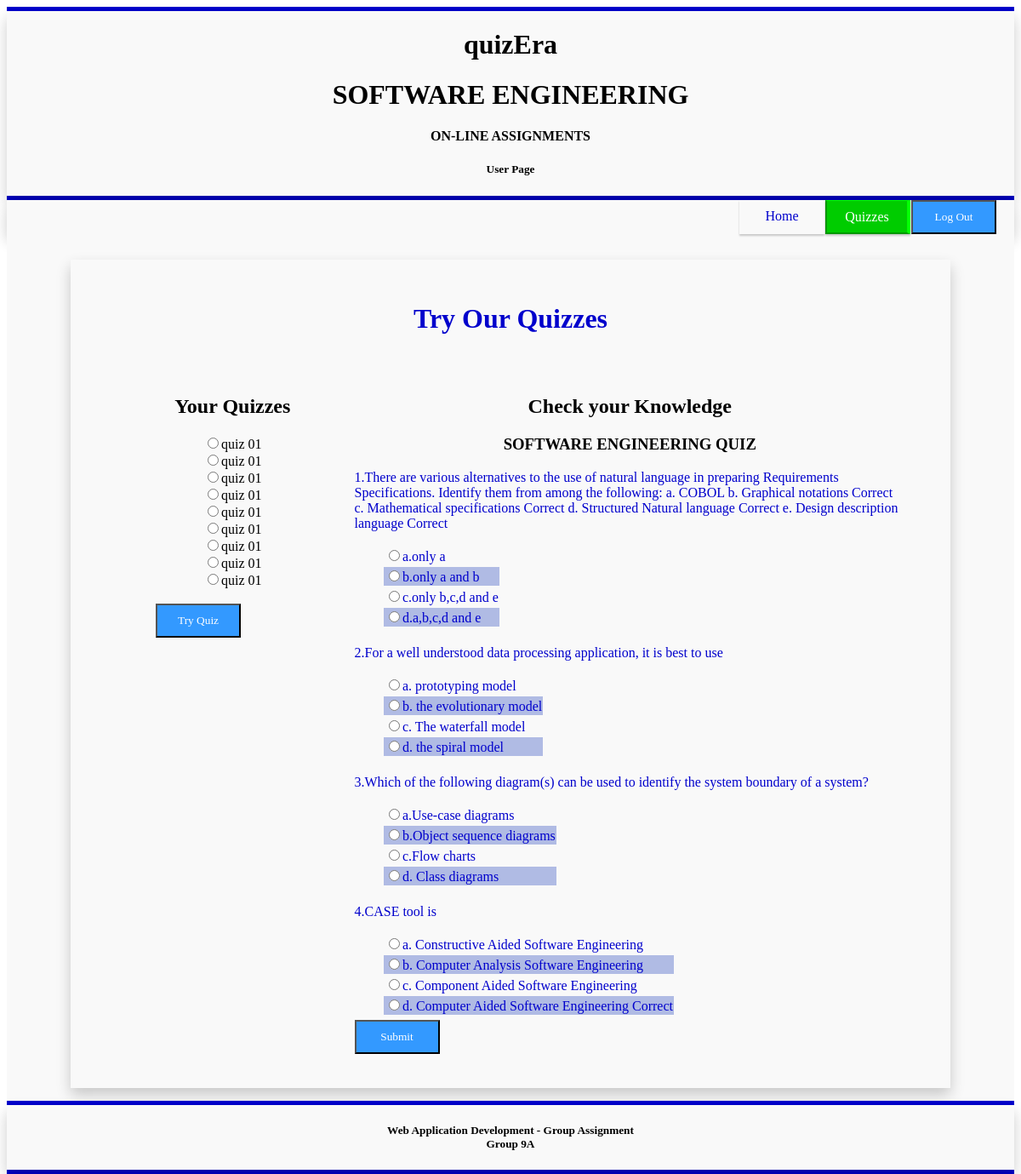
Screenshot of /views/quizzes.php with the database file from the repository.
### tables this page shows
CREATE TABLE `questions` (
  `question_id` varchar(12) NOT NULL,
  `question` varchar(1024) NOT NULL,
  `answer_01` varchar(255) NOT NULL,
  `answer_02` varchar(255) NOT NULL,
  `answer_03` varchar(255) NOT NULL,
  `answer_04` varchar(255) NOT NULL,
  `correct_answer` varchar(255) NOT NULL,
  `quiz_id` varchar(12) NOT NULL
);

### views/quizzes.php (the view, shortened to what this page needs)
<?php include("../includes/user_header.php") ?>
<?php include("../includes/navigations/us_active_quizzes.php") ?>
<?php include("../config/config.php") ?>
<div class="col-b-1">
	<div class="col-c-1">
		<h1 class="cont"> Try Our Quizzes</h1>
			<div class="col-c-4">
				<h2>Your Quizzes</h2>
					<form method="post" action="">
						<input type="radio" name="quiz" value="quiz1">quiz 01 <br/>
						<input type="radio" name="quiz" value="quiz1">quiz 01 <br/>
						<input type="radio" name="quiz" value="quiz1">quiz 01 <br/>
						<input type="radio" name="quiz" value="quiz1">quiz 01 <br/>
						<input type="radio" name="quiz" value="quiz1">quiz 01 <br/>
						<input type="radio" name="quiz" value="quiz1">quiz 01 <br/>
						<input type="radio" name="quiz" value="quiz1">quiz 01 <br/>
						<input type="radio" name="quiz" value="quiz1">quiz 01 <br/>
						<input type="radio" name="quiz" value="quiz1">quiz 01 <br/>
						<br/>
						<input type="submit" name="try" value="Try Quiz">&nbsp
					</form>
			</div>
			<div class="col-c-5">
					<h2>Check your Knowledge</h2>
					<h3> SOFTWARE ENGINEERING QUIZ</h3>
					<form method="post" action="review.php">
					<?php
					$res = mysqli_query($connect, "select * from questions ORDER BY RAND() limit 10") or die(mysql_error());
					$i=1;
                         while($result=mysqli_fetch_array($res)){?>
                             <div id='question<?php echo $i;?>' class='cont'>
                             <p class='questions' id="qname<?php echo $i;?>"> <?php echo $i?>.<?php echo $result['question'];?></p>
                             <table class="question-table">
                               <tr>
                                 <td>
                                   <input type="radio" value="1" id='radio1_<?php echo $result['question_id'];?>' name='<?php echo $result['question_id'];?>'/><?php echo $result['answer_01'];?>
                                 </td>
                               </tr>
                               <tr>
                                 <td>
                                   <input type="radio" value="2" id='radio1_<?php echo $result['question_id'];?>' name='<?php echo $result['question_id'];?>'/><?php echo $result['answer_02'];?>
                                 </td>
                               </tr>
                               <tr>
                                 <td>
                                   <input type="radio" value="3" id='radio1_<?php echo $result['question_id'];?>' name='<?php echo $result['question_id'];?>'/><?php echo $result['answer_03'];?>
                                 </td>
                               </tr>
                               <tr>
                                 <td>
                                   <input type="radio" value="4" id='radio1_<?php echo $result['question_id'];?>' name='<?php echo $result['question_id'];?>'/><?php echo $result['answer_04'];?>
                                 </td>
                               </tr>
                               <tr>
                                 <td>
                                 </td>
                               </tr>
                             </table>
                             </div>
                  <?php $i++;} ?>
					<input type="submit">
					</form>
			</div>
	</div>
</div>
<?php include("../includes/footer.php"); ?>

### includes/user_header.php (shortened to what this page needs)
<!DOCTYPE html>
<html lang="en-US">
<head>
	<link rel="stylesheet" type="text/css" href="../css/style.css">
	<link rel="stylesheet" type="text/css" href="../css/navigation.css">
	<link rel="stylesheet" type="text/css" href="../css/input_styles.css">
</head>
<body>
<div class="col-b-h">
	<div class="col-c-h">
		<h1> quizEra</h1>
		<h1> SOFTWARE ENGINEERING </h1>
		<h4> ON-LINE ASSIGNMENTS</h4>
		<h5> User Page</h5>
	</div>
</div>

### includes/navigations/us_active_quizzes.php
<div class="col-c-n">
<ul>
	<li><form action="../php/login.php" method="post"> <input type="submit" name="lgout" value="Log Out" /> </form></li>
	<li> <a href="quizzes.php" class="active"">Quizzes</a></li>
	<li> <a href="userview.php">Home</a> </li>
</ul>
</div>

### includes/footer.php
<div class="col-b-h">
	<div class="col-c-h">
		<h5 style="text-align:center;">
		Web Application Development - Group Assignment<br/>
		Group 9A
		</h5>
	</div>
</div>

### css/style.css (style rules this page uses)
* { box-sizing: border-box; }
[class*="col-"] { float: left; }
.col-b-1 { width: 100%; padding: 30px 75px 15px 75px; background-color: #f9f9f9; }
.col-b-h { width: 100%; padding: 5px 0px 5px 0px; background-color: #0000cc; }
.col-c-1 { width: 100%; padding: 30px 50px 20px 50px; background-color: #f9f9f9; box-shadow: 0px 8px 16px 0px rgba(0,0,0,0.2); text-align: center; }
.col-c-4 { width: 25%; padding: 30px 03px 20px 50px; background-color: #f9f9f9; }
.col-c-5 { width: 75%; padding: 30px 03px 20px 50px; background-color: #f9f9f9; }
.col-c-h { width: 100%; padding: 0px 0px 0px 0px; background-color: #f9f9f9; box-shadow: 0px 8px 16px 0px rgba(0,0,0,0.2); text-align: center; }
.col-c-n { width: 100%; padding: 0px 20px 0px 0px; background-color: #f9f9f9; box-shadow: 0px 8px 16px 0px rgba(0,0,0,0.2); text-align: center; }
.cont { text-align: center; color: #0000cc; }
.question-table { margin-left: 5%; text-align: left; }
.questions { text-align: left; }
.question-table tr:nth-child(even) { background-color: #b0bbe4; }

### css/navigation.css (style rules this page uses)
ul { list-style-type:none; margin:0; padding:0; position: relative; }
li { display:inline-block; float: right; margin-right: 1px; }
li a { display:block; min-width:100px; height: 40px; padding: 10px 10px 20px 10px; background-color: #f9f9f9; text-align: center; color: #0000cc; text-decoration: none; font-family: Vardena,"Times New Roman", Arial, sans-serif; box-shadow: 0px 2px 2px 0px rgba(0,0,0,0.2); }
li a.active { background-color: #00cc00; color: #ffffff; border-left: 2px solid #009700; border-right: 4px solid #00ff00; border-top: 1px solid #00FF00; border-bottom: 2px solid #009900; }

### css/input_styles.css (style rules this page uses)
input[type=submit] { display:block; min-width:100px; height: 40px; padding: 10px 10px 20px 10px; background-color: #3399ff; text-align: center; color: #ffffff; text-decoration: none; font-family: Times New Roman, Arial, sans-serif; }

### rows the page displays
questions: question "There are various alternatives to the use of natural language in preparing Requirements Specifications. Identify them from among the following: a. COBOL b. Graphical notations Correct c. Mathematical specifications Correct d. Structured Natural language Correct e. Design description language Correct", answer_01 "a.only a", answer_02 "b.only a and b", answer_03 "c.only b,c,d and e", answer_04 "d.a,b,c,d and e"
questions: question "For a well understood data processing application, it is best to use", answer_01 "a. prototyping model", answer_02 "b. the evolutionary model", answer_03 "c. The waterfall model", answer_04 "d. the spiral model"
questions: question "Which of the following diagram(s) can be used to identify the system boundary of a system?", answer_01 "a.Use-case diagrams", answer_02 "b.Object sequence diagrams", answer_03 "c.Flow charts", answer_04 "d. Class diagrams"
questions: question "CASE tool is", answer_01 "a. Constructive Aided Software Engineering", answer_02 "b. Computer Analysis Software Engineering", answer_03 "c. Component Aided Software Engineering", answer_04 "d. Computer Aided Software Engineering Correct"
